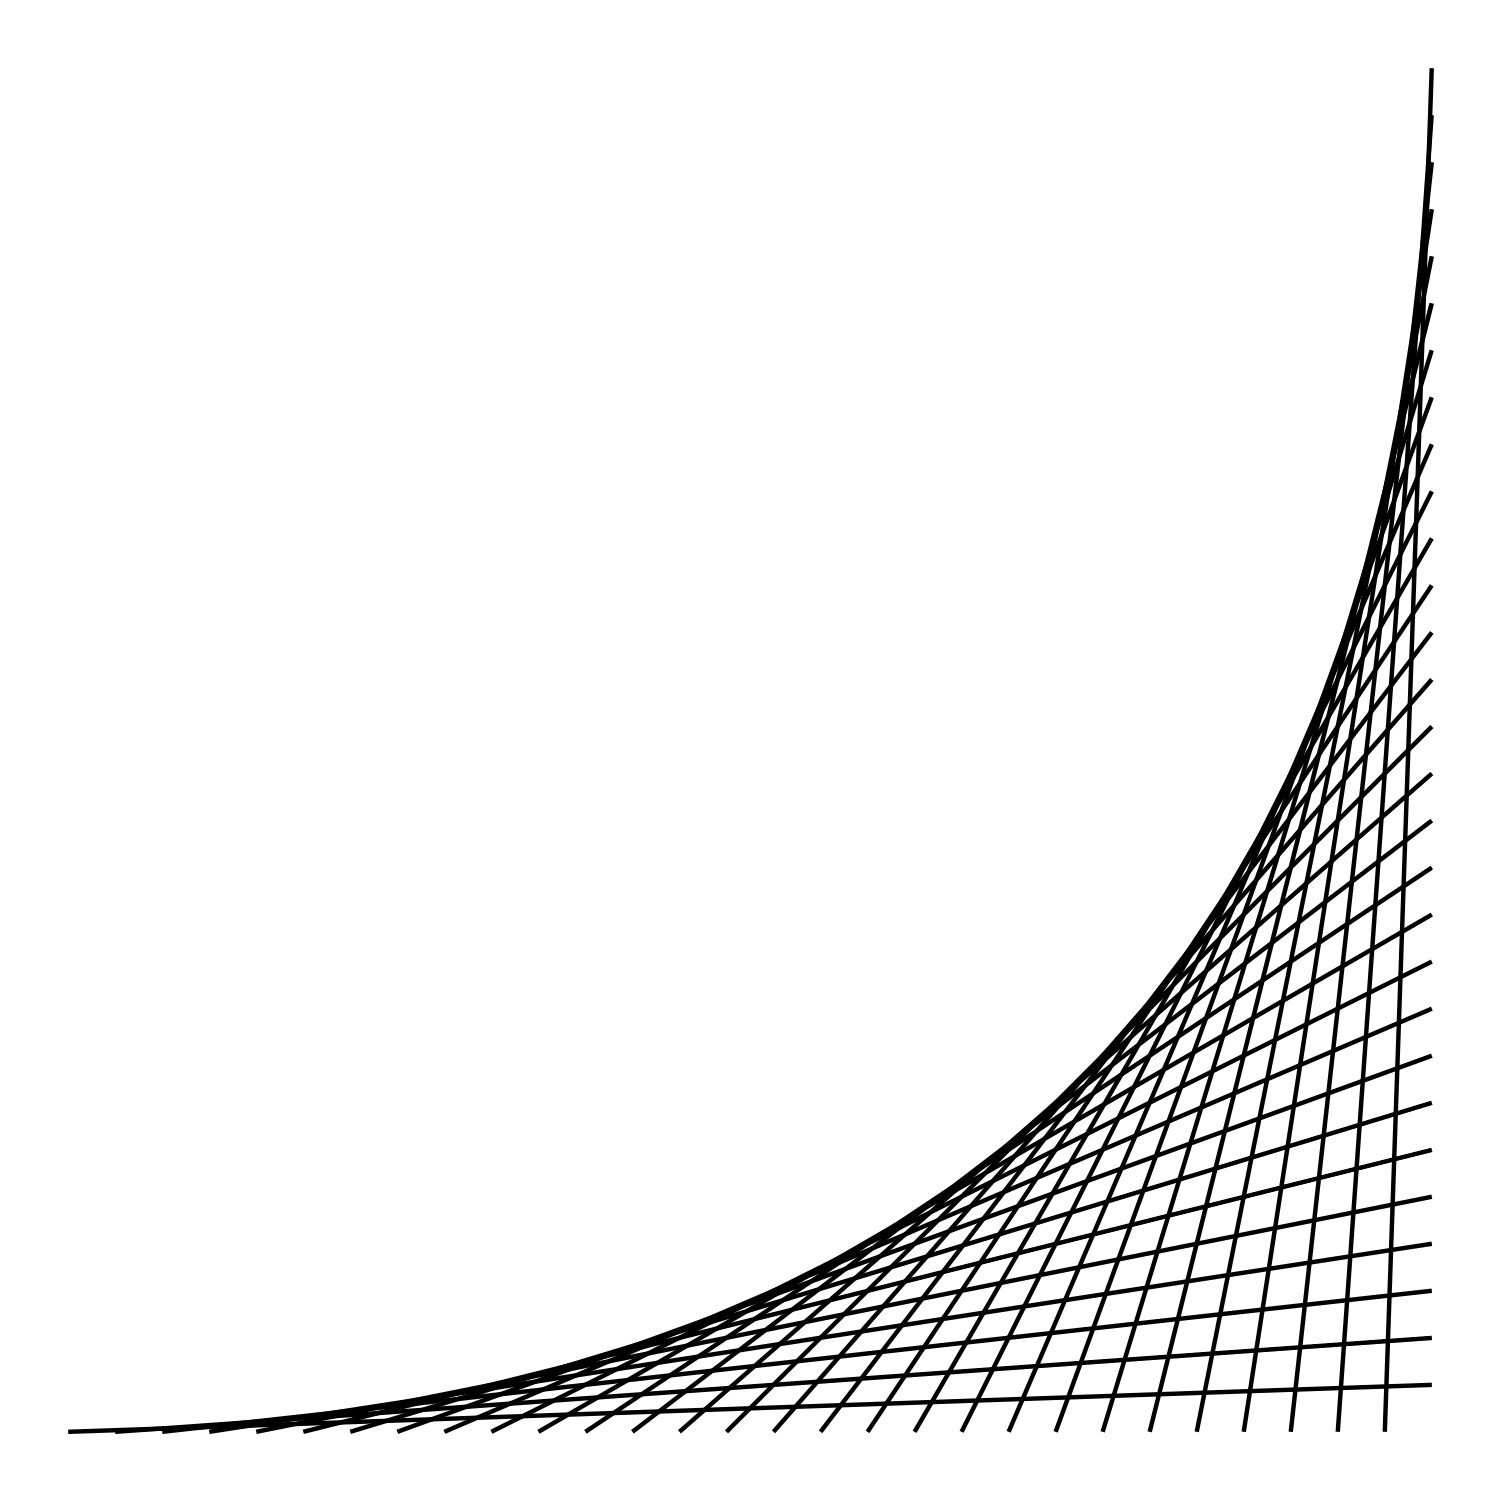

This chart was generated by the following R code:
library(dplyr)
library(ggplot2)

points.per.side <- 30
total.points <- (points.per.side - 2) * 4 + 4

to.x.coord <- function(x) {
  if (x < points.per.side) {
    return (x * box.size)
  } else if (x < points.per.side * 2) {
    return (points.per.side)
  } else if (x <= points.per.side * 3 - 2) {
    return (points.per.side * 3 - 1 - x)
  } else {
    return (1)
  }
}

to.y.coord <- function(x) {
  if (x < points.per.side) {
    return (1)
  } else if (x < points.per.side * 2) {
    return (x - points.per.side + 1)
  } else if (x <= points.per.side * 3 - 2) {
    return (points.per.side)
  } else {
    return (points.per.side * 4 - 3 - x + 1)
  }
}

points <- tibble(start = 1:(points.per.side - 1)) %>%
  mutate(end = start + points.per.side) %>%
  mutate(end = ifelse(end > total.points, end - total.points, end)) %>%
  mutate(
    start.x = sapply(start, to.x.coord),
    end.x = sapply(end, to.x.coord),
    start.y = sapply(start, to.y.coord),
    end.y = sapply(end, to.y.coord)
  )

points %>%
  ggplot() +
  aes(
    x = start.x,
    y = start.y,
    xend = end.x,
    yend = end.y,
    label = start
  ) +
  geom_segment() +
  theme_void()

ggsave('plot.png', width = 5, height = 5)